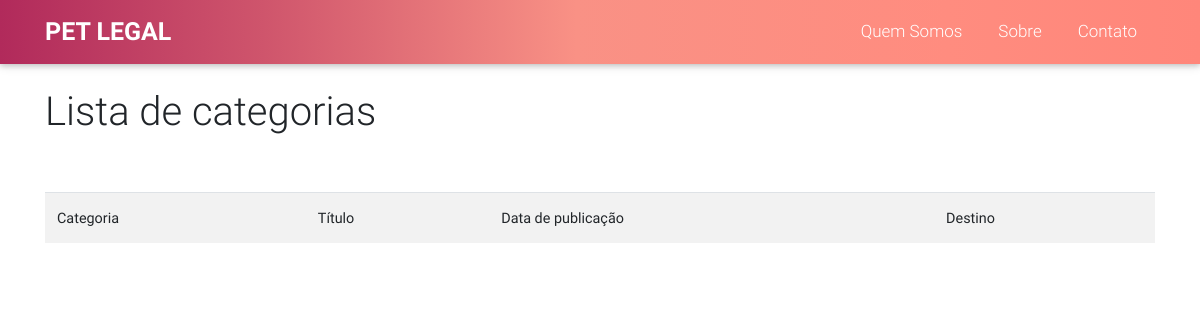
/listart.php, run on an earlier commit of the app's database.
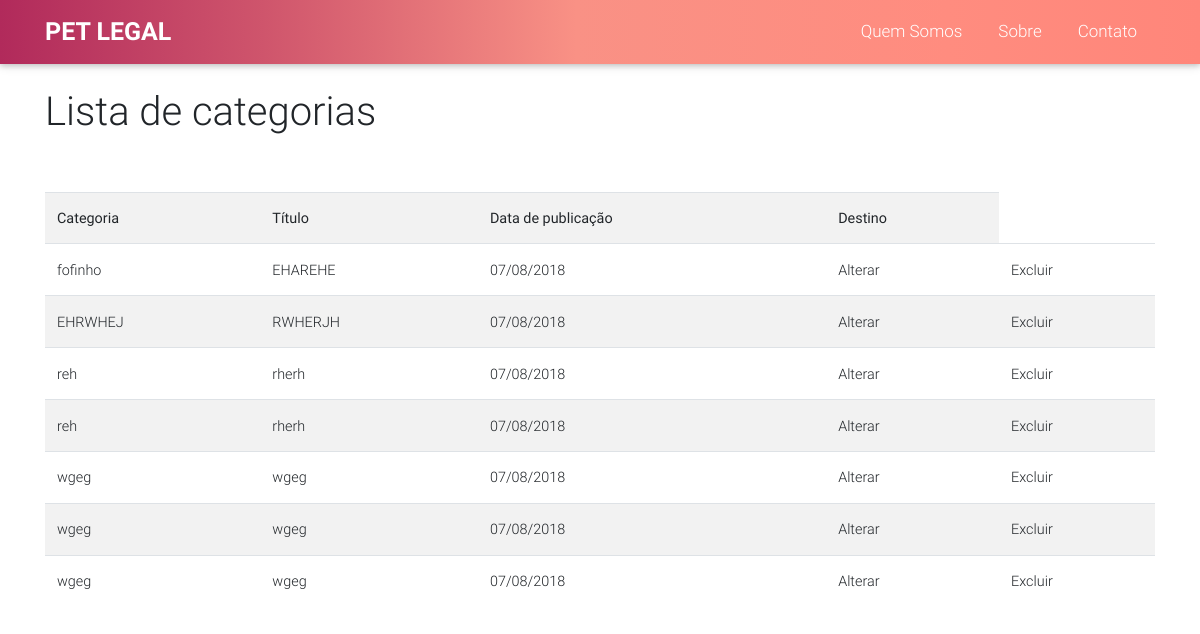
And on a later commit of the database.
### tables this page shows
CREATE TABLE IF NOT EXISTS `artigo` (
  `id_artigo` int(11) NOT NULL AUTO_INCREMENT,
  `categoria` char(30) NOT NULL,
  `titulo` char(30) NOT NULL,
  `resumo` char(200) NOT NULL,
  `data` datetime NOT NULL,
  `autor` char(50) NOT NULL,
  `conteudo` longtext NOT NULL,
  `status` enum('0','1') NOT NULL DEFAULT '1',
  PRIMARY KEY (`id_artigo`)
);

### listart.php (the view, shortened to what this page needs)
<!DOCTYPE html>
<html lang="pt-br">
    <head>
    <?php include "head.php"; ?>
    </head>
    <body>
        <header>
           <?php include "header.php"; ?>
        </header>
    <?php
        require_once 'conexao.php';
        $selart = "SELECT * FROM artigo";
        $valids = mysqli_query($conn, $selart);
        ?>
        <div class="container">
            </br><h1>Lista de categorias<h1></br>
        <table class="table table-striped table-responsive-md btn-table">
            <tr>
                <th>Categoria</th>
                <th>Título</th>
                <th>Data de publicação</th>
                <th>Destino</th>
            </tr>
            <?php while ($row = mysqli_fetch_assoc($valids)) { ?>
                <tr>
                    <td><?=$row['categoria']?></td>
                    <td><?=$row['titulo']?></td>
                    <td><?=date("d/m/Y", strtotime($row['data']))?></td>
                    <td><a href="altart.php?b=<?=$row['id_artigo']?>">Alterar</a></td>
                    <td><a href="excart.php?b=<?=$row['id_artigo']?>">Excluir</a></td>
                </tr>
            <?php } ?>
        </table>
        </div>
    </body>
</html>

What changed in the data, as far as the page shows it:
added artigo: categoria "fofinho", titulo "EHAREHE", data "07/08/2018"
added artigo: categoria "EHRWHEJ", titulo "RWHERJH", data "07/08/2018"
added artigo: categoria "reh", titulo "rherh", data "07/08/2018"
added artigo: categoria "reh", titulo "rherh", data "07/08/2018"
added artigo: categoria "wgeg", titulo "wgeg", data "07/08/2018"
added artigo: categoria "wgeg", titulo "wgeg", data "07/08/2018"
added artigo: categoria "wgeg", titulo "wgeg", data "07/08/2018"
